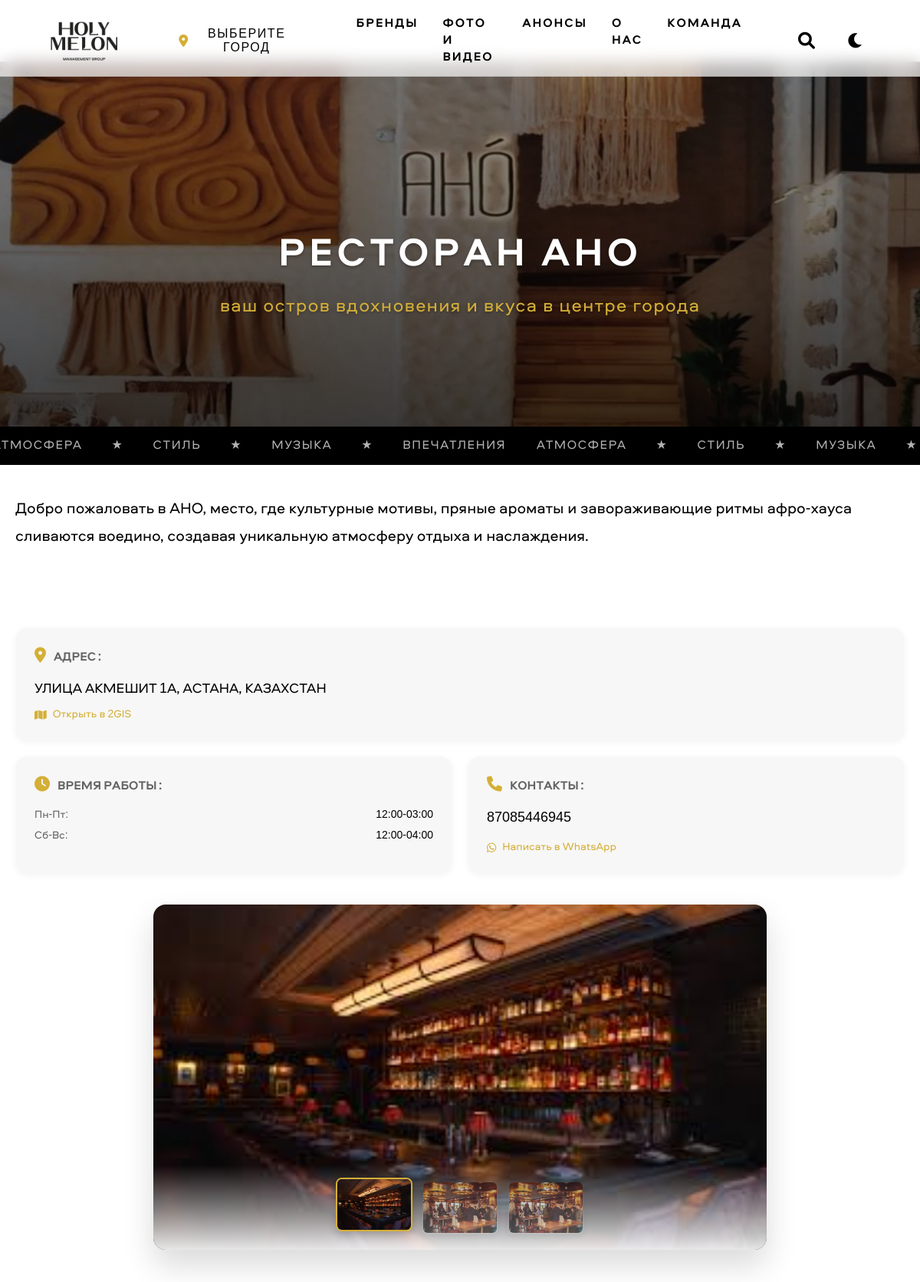
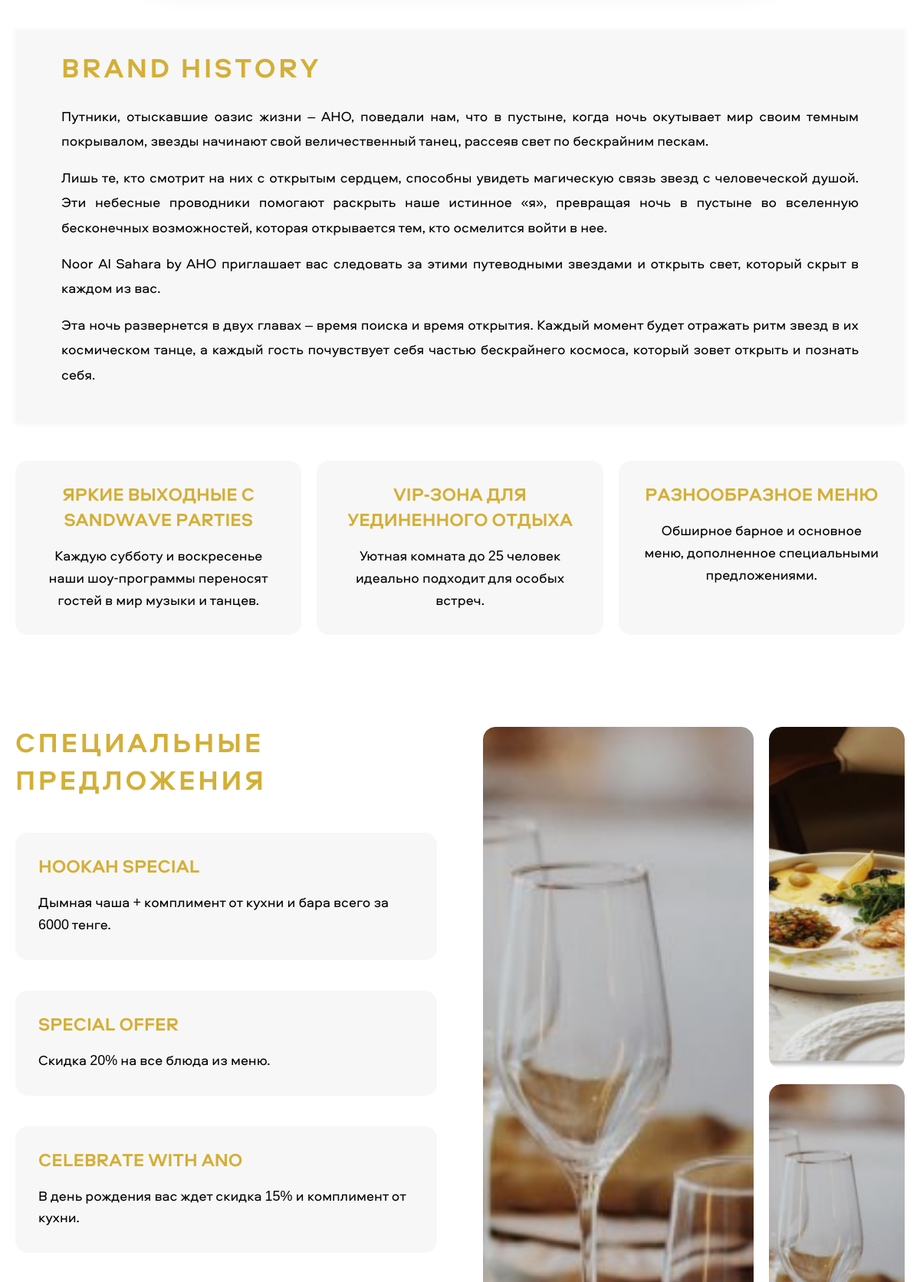
Screenshot of /brands/fyvfyvfyvfyv/ (upper part) with the database file from the repository (2 pictures, top to bottom).
### main/models.py (models this page shows, shortened)
class Brand(models.Model):
    name = models.CharField('Название', max_length=100)
    slug = models.SlugField('URL', unique=True, blank=True)
    subtitle = models.CharField('Подзаголовок', max_length=200, blank=True)
    description = models.TextField('Описание', blank=True)
    brand_history = models.TextField('История бренда', blank=True)
    rating = models.IntegerField('Рейтинг', default=5, choices=[(i, str(i)) for i in range(1, 6)])
    ticker_text = models.TextField(
        verbose_name='Текст бегущей строки',
        blank=True,
        help_text='Каждое слово или фраза с новой строки'
    )
    location = models.ForeignKey(City, on_delete=models.PROTECT, verbose_name='Город')
    address = models.CharField('Адрес', max_length=255, blank=True)
    phone = models.CharField('Телефон', max_length=20, blank=True)
    whatsapp = models.CharField('WhatsApp', max_length=20, blank=True)
    two_gis = models.URLField('2GIS', blank=True)
    work_hours_weekdays = models.CharField('Время работы (Пн-Пт)', max_length=50, blank=True)
    work_hours_weekends = models.CharField('Время работы (Сб-Вс)', max_length=50, blank=True)
    hero_image = models.ImageField('Hero изображение (верхний баннер)', upload_to='brands/hero/', blank=True)
    main_image = models.ImageField('Главное изображение (карточка)', upload_to='brands/main/', blank=True)
    class Meta:
        verbose_name = 'Бренд'
        verbose_name_plural = 'Бренды'

class TopGalleryImage(models.Model):
    brand = models.ForeignKey(Brand, on_delete=models.CASCADE, related_name='top_gallery')
    image = models.ImageField('Изображение', upload_to='brands/top_gallery/')
    class Meta:
        verbose_name = 'Изображение верхней галереи'
        verbose_name_plural = 'Верхняя галерея'

class Feature(models.Model):
    brand = models.ForeignKey(Brand, on_delete=models.CASCADE, related_name='features')
    title = models.CharField('Заголовок', max_length=200)
    description = models.TextField('Описание')
    class Meta:
        verbose_name = 'Особенность'
        verbose_name_plural = 'Особенности'

class SpecialOffer(models.Model):
    brand = models.ForeignKey(Brand, on_delete=models.CASCADE, related_name='special_offers')
    title = models.CharField('Заголовок', max_length=200)
    description = models.TextField('Описание')
    class Meta:
        verbose_name = 'Акция'
        verbose_name_plural = 'Акции'

class BottomGalleryImage(models.Model):
    brand = models.ForeignKey(Brand, on_delete=models.CASCADE, related_name='bottom_gallery')
    image = models.ImageField('Изображение', upload_to='brands/bottom_gallery/')
    class Meta:
        verbose_name = 'Изображение нижней галереи'
        verbose_name_plural = 'Нижняя галерея'

### main/views.py (the view)
# urls.py: path('brands/<slug:slug>/', views.brand_detail, name='brand_detail'),
def brand_detail(request, slug):
    brand = get_object_or_404(Brand, slug=slug)
    current_city_id = request.session.get('current_city_id')
    current_city = City.objects.get(id=current_city_id).name if current_city_id else None
    context = {
        'brand': brand,
        'cities': City.objects.filter(is_active=True).order_by('order', 'name'),
        'current_city': current_city,
        'top_gallery': brand.top_gallery.all(),
        'bottom_gallery': brand.bottom_gallery.all()
    }
    return render(request, 'main/brand_detail.html', context)

### main/context_processors.py (called while the page is built)
def cities(request):
    current_city_id = request.session.get('current_city_id')
    try:
        current_city = City.objects.get(id=current_city_id).name if current_city_id else None
    except City.DoesNotExist:
        current_city = None
    return {
        'cities': City.objects.filter(is_active=True).order_by('order', 'name'),
        'current_city': current_city
    }

### main/templates/main/brand_detail.html (shortened to what this page needs)
{% extends 'main/base.html' %}
{% load static %}
{% block extra_css %}
<link rel="stylesheet" href="{% static 'css/brand-detail.css' %}">
{% endblock %}
{% block content %}
<div class="brand-detail">
    <section class="brand-hero">
        {% if brand.hero_image %}
        <div class="brand-hero__image-container">
            <img src="{{ brand.hero_image.url }}"
                 alt="{{ brand.name }}"
                 class="brand-hero__image">
            <div class="brand-hero__overlay"></div>
            <div class="brand-hero__content">
                <h1 class="brand-hero__title">{{ brand.name }}</h1>
                {% if brand.subtitle %}
                <p class="brand-hero__subtitle">{{ brand.subtitle }}</p>
                {% endif %}
            </div>
        </div>
        {% endif %}
    </section>
    <div class="ticker">
        <div class="ticker__content">
            <span>АТМОСФЕРА</span>
            <span class="ticker__divider">★</span>
            <span>СТИЛЬ</span>
            <span class="ticker__divider">★</span>
            <span>МУЗЫКА</span>
            <span class="ticker__divider">★</span>
            <span>ВПЕЧАТЛЕНИЯ</span>
            <span>АТМОСФЕРА</span>
            <span class="ticker__divider">★</span>
            <span>СТИЛЬ</span>
            <span class="ticker__divider">★</span>
            <span>МУЗЫКА</span>
            <span class="ticker__divider">★</span>
        </div>
    </div>
    <div class="brand-section">
        <div class="top-section">
            <div class="info-column">
                <div class="brand-description">
                    {{ brand.description|linebreaks }}
                </div>
                <div class="contact-info">
                    {% if brand.address %}
                    <div class="contact-item full-width">
                        <div class="contact-content">
                            <div class="contact-header">
                                <div class="contact-icon">
                                    <i class="fas fa-map-marker-alt"></i>
                                </div>
                                <h3>АДРЕС</h3>
                            </div>
                            <div class="address-line">
                                <p>{{ brand.address }}</p>
                                {% if brand.two_gis %}
                                <a href="{{ brand.two_gis }}" target="_blank" rel="noopener">
                                    <i class="fas fa-map"></i>
                                    Открыть в 2GIS
                                </a>
                                {% endif %}
                            </div>
                        </div>
                    </div>
                    {% endif %}
                    <div class="contact-row">
                        {% if brand.work_hours_weekdays or brand.work_hours_weekends %}
                        <div class="contact-item">
                            <div class="contact-content">
                                <div class="contact-header">
                                    <div class="contact-icon">
                                        <i class="fas fa-clock"></i>
                                    </div>
                                    <h3>ВРЕМЯ РАБОТЫ</h3>
                                </div>
                                <div class="work-hours">
                                    {% if brand.work_hours_weekdays %}
                                    <div class="work-day">
                                        <span>Пн-Пт:</span>
                                        <span>{{ brand.work_hours_weekdays }}</span>
                                    </div>
                                    {% endif %}
                                    {% if brand.work_hours_weekends %}
                                    <div class="work-day">
                                        <span>Сб-Вс:</span>
                                        <span>{{ brand.work_hours_weekends }}</span>
                                    </div>
                                    {% endif %}
                                </div>
                            </div>
                        </div>
                        {% endif %}
                        {% if brand.phone or brand.whatsapp %}
                        <div class="contact-item">
                            <div class="contact-content">
                                <div class="contact-header">
                                    <div class="contact-icon">
                                        <i class="fas fa-phone"></i>
                                    </div>
                                    <h3>КОНТАКТЫ</h3>
                                </div>
                                {% if brand.phone %}
                                <p>{{ brand.phone }}</p>
                                {% endif %}
                                {% if brand.whatsapp %}
                                <div class="contact-links">
                                    <a href="https://wa.me/{{ brand.whatsapp }}" target="_blank" rel="noopener">
                                        <i class="fab fa-whatsapp"></i>
                                        Написать в WhatsApp
                                    </a>
                                </div>
                                {% endif %}
                            </div>
                        </div>
                        {% endif %}
                    </div>
                </div>
            </div>
            <div class="gallery-column">
                {% if top_gallery %}
                <div class="main-slider">
                    <div class="main-image">
                        <img src="{{ top_gallery.0.image.url }}" alt="{{ brand.name }}" class="main-slide">
                    </div>
                    {% if top_gallery|length > 1 %}
                    <div class="thumbnails">
                        {% for image in top_gallery %}
                        <div class="thumb {% if forloop.first %}active{% endif %}" data-index="{{ forloop.counter0 }}">
                            <img src="{{ image.image.url }}" alt="{{ brand.name }}">
                        </div>
                        {% endfor %}
                    </div>
                    {% endif %}
                </div>
                {% endif %}
            </div>
        </div>
        {% if brand.brand_history %}
        <div class="brand-history">
            <div class="brand-history-inner">
                <div class="brand-history-header">
                    <h2>BRAND HISTORY</h2>
                </div>
                <div class="history-content">
                    {{ brand.brand_history|linebreaks }}
                </div>
            </div>
        </div>
        {% endif %}
        {% if brand.features.exists %}
        <div class="brand-features">
            <div class="brand-features-inner">
                <div class="features-list">
                    {% for feature in brand.features.all %}
                    <div class="feature-item">
                        <h3>{{ feature.title }}</h3>
                        <p>{{ feature.description }}</p>
                    </div>
                    {% endfor %}
                </div>
            </div>
        </div>
        {% endif %}
        <div class="bottom-section">
            {% if brand.special_offers.exists %}
            <div class="offers-column">
                <h2>СПЕЦИАЛЬНЫЕ ПРЕДЛОЖЕНИЯ</h2>
                <div class="offers-list">
                    {% for offer in brand.special_offers.all %}
                    <div class="offer-item">
                        <h3>{{ offer.title }}</h3>
                        <p>{{ offer.description }}</p>
                    </div>
                    {% endfor %}
                </div>
            </div>
            {% endif %}
            {% if bottom_gallery %}
            <div class="bottom-gallery">
                {% for image in bottom_gallery %}
                <div class="gallery-item">
                    <img src="{{ image.image.url }}" alt="{{ brand.name }}">
                </div>
                {% endfor %}
            </div>
            {% endif %}
        </div>
    </div>
</div>
{% endblock %}

### main/templates/main/base.html (shortened to what this page needs)
<!DOCTYPE html>
<html lang="ru">
<head>
    {% load static %}
    <link rel="stylesheet" href="https://cdnjs.cloudflare.com/ajax/libs/font-awesome/6.0.0/css/all.min.css">
    <link rel="stylesheet" href="{% static 'css/style.css' %}">
    {% block extra_css %}{% endblock %}
</head>
<body>
    <header class="header">
        <div class="container">
            <nav class="header__nav">
                <a href="/" class="header__logo">
                    <img src="{% static 'images/logo.png' %}" alt="HollyMellon">
                </a>
                <div class="header__location">
                    <button class="location-btn">
                        <i class="fas fa-map-marker-alt"></i>
                        <span>{{ current_city|default:"ВЫБЕРИТЕ ГОРОД" }}</span>
                    </button>
                </div>
                <div class="header__menu">
                    <a href="{% url 'brands' %}">БРЕНДЫ</a>
                    <a href="{% url 'photo_gallery' %}">ФОТО И ВИДЕО</a>
                    <a href="#announcements">АНОНСЫ</a>
                    <a href="#about">О НАС</a>
                    <a href="#team">КОМАНДА</a>
                </div>
                <div class="header__actions">
                    <button class="action-btn" id="searchBtn">
                        <i class="fas fa-search"></i>
                    </button>
                    <button class="action-btn" id="themeBtn">
                        <i class="fas fa-moon"></i>
                    </button>
                </div>
            </nav>
        </div>
    </header>
    <main class="main">
        {% block content %}{% endblock %}
    </main>
</body>
</html>

### rows the page displays
Brand: hero_image (picture), name "РЕСТОРАН AHO", subtitle "ваш остров вдохновения и вкуса в центре города", description "Добро пожаловать в АНО, место, где культурные мотивы, пряные ароматы и завораживающие ритмы афро-хауса сливаются воедино, создавая уникальную атмосферу отдыха и наслаждения.", address "УЛИЦА АКМЕШИТ 1А, АСТАНА, КАЗАХСТАН", work_hours_weekdays "12:00-03:00", work_hours_weekends "12:00-04:00", phone "87085446945", brand_history "Путники, отыскавшие оазис жизни – АНО, поведали нам, что в пустыне, когда ночь окутывает мир своим темным покрывалом, звезды начинают свой величественный танец, рассеяв свет по бескрайним пескам. Лишь те, кто смотрит на них с открытым сердцем, способны увидеть магическую связь звезд с человеческой душой. Эти небесные проводники помогают раскрыть наше истинное «я», превращая ночь в пустыне во вселенную бесконечных возможностей, которая открывается тем, кто осмелится войти в нее. Noor Al Sahara by АНО приглашает вас следовать за этими путеводными звездами и открыть свет, который скрыт в каждом из вас. Эта ночь развернется в двух главах – время поиска и время открытия. Каждый момент будет…"
TopGalleryImage: image (picture)
TopGalleryImage: image (picture)
TopGalleryImage: image (picture)
Feature: title "ЯРКИЕ ВЫХОДНЫЕ С SANDWAVE PARTIES", description "Каждую субботу и воскресенье наши шоу-программы переносят гостей в мир музыки и танцев."
Feature: title "VIP-ЗОНА ДЛЯ УЕДИНЕННОГО ОТДЫХА", description "Уютная комната до 25 человек идеально подходит для особых встреч."
Feature: title "РАЗНООБРАЗНОЕ МЕНЮ", description "Обширное барное и основное меню, дополненное специальными предложениями."
SpecialOffer: title "HOOKAH SPECIAL", description "Дымная чаша + комплимент от кухни и бара всего за 6000 тенге."
SpecialOffer: title "SPECIAL OFFER", description "Скидка 20% на все блюда из меню."
SpecialOffer: title "CELEBRATE WITH ANO", description "В день рождения вас ждет скидка 15% и комплимент от кухни."
BottomGalleryImage: image (picture)
BottomGalleryImage: image (picture)
BottomGalleryImage: image (picture)

### other values shown
{{ current_city|default:"ВЫБЕРИТЕ ГОРОД" }} "ВЫБЕРИТЕ ГОРОД"
